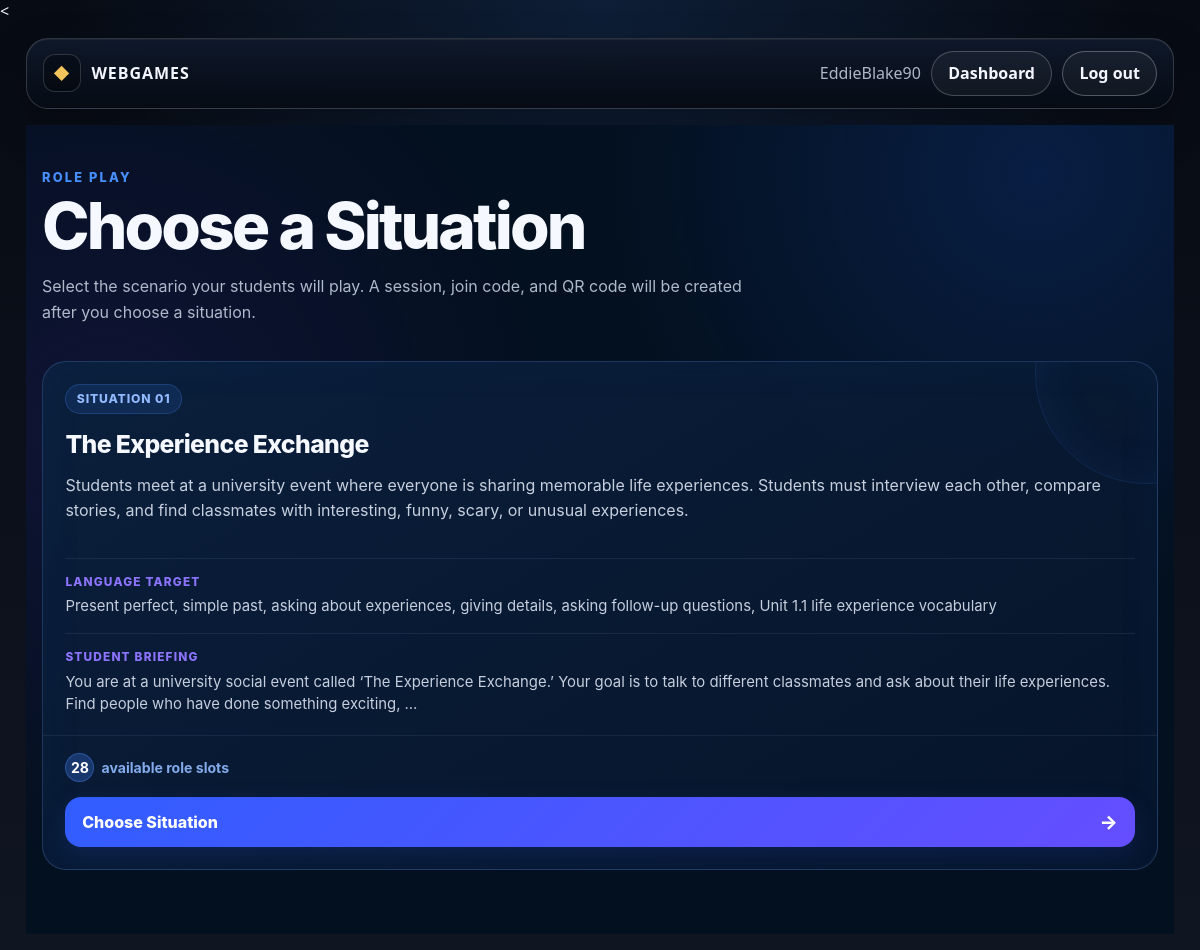
Page /sessions/create/4/ (signed in) on the earlier database version.
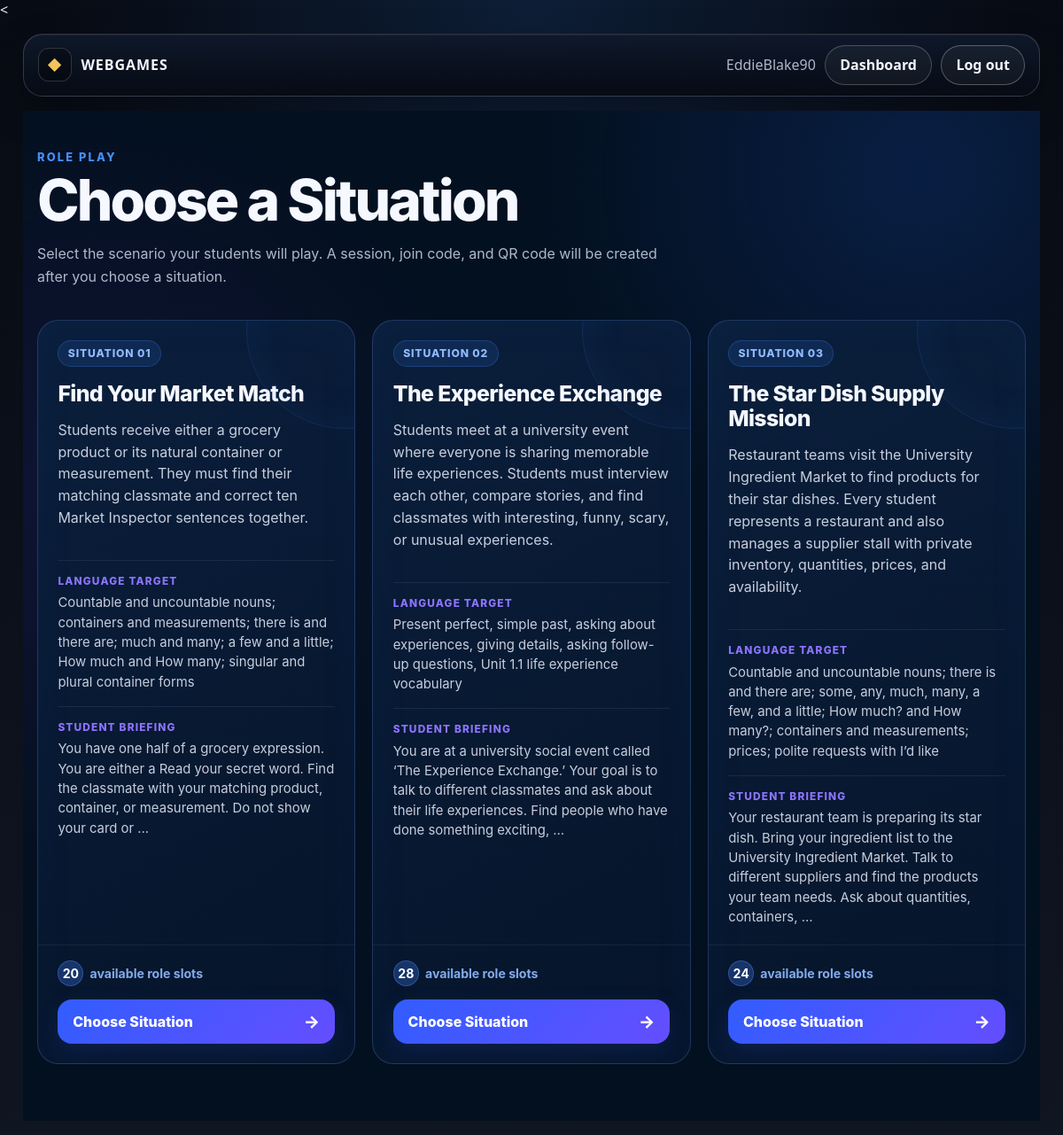
Same page on the later database version.
### accounts/models.py (models this page shows, shortened)
class User(AbstractUser):
    class Role(models.TextChoices):
        TEACHER = "TEACHER", "Teacher"
        ADMIN = "ADMIN", "Admin"
    role = models.CharField(
        max_length=20,
        choices=Role.choices,
        default=Role.TEACHER,
    )

### roleplay/models.py (models this page shows, shortened)
class RolePlaySituation(models.Model):
    title = models.CharField(max_length=150)
    slug = models.SlugField(
        max_length=160,
        unique=True,
    )
    summary = models.TextField(
        blank=True,
        help_text="Short description shown to the teacher.",
    )
    student_briefing = models.TextField(
        blank=True,
        help_text=(
            "Information every student should know before "
            "the role play begins."
        ),
    )
    teacher_notes = models.TextField(
        blank=True,
        help_text="Instructions visible only to the teacher.",
    )
    language_target = models.TextField(
        blank=True,
        help_text=(
            "Grammar, vocabulary, communicative function, "
            "or learning objective practiced in this situation."
        ),
    )
    is_active = models.BooleanField(default=True)
    created_at = models.DateTimeField(auto_now_add=True)
    updated_at = models.DateTimeField(auto_now=True)
    class Meta:
        ordering = ["title"]
    @property
    def total_role_slots(self):
        return sum(
            role.copies_available
            for role in self.roles.filter(is_active=True)
        )

class RoleCard(models.Model):
    situation = models.ForeignKey(
        RolePlaySituation,
        on_delete=models.CASCADE,
        related_name="roles",
    )
    name = models.CharField(
        max_length=120,
        help_text="Role name, e.g. Detective, Customer, Manager.",
    )
    character_name = models.CharField(
        max_length=120,
        blank=True,
        help_text="Optional character identity.",
    )
    public_description = models.TextField(
        blank=True,
        help_text=(
            "Information that is safe for the student "
            "to reveal during the activity."
        ),
    )
    private_briefing = models.TextField(
        blank=True,
        help_text="Information known only by this role.",
    )
    objective = models.TextField(
        blank=True,
        help_text="What this role is trying to accomplish.",
    )
    secret_information = models.TextField(
        blank=True,
        help_text=(
            "Optional secrets, evidence, motivations, "
            "or hidden constraints."
        ),
    )
    useful_language = models.TextField(
        blank=True,
        help_text=(
            "Optional vocabulary, sentence starters, "
            "or language support."
        ),
    )
    copies_available = models.PositiveIntegerField(
        default=1,
        help_text=(
            "How many students may receive this role "
            "during the same session."
        ),
    )
    sort_order = models.PositiveIntegerField(default=0)
    is_active = models.BooleanField(default=True)
    class Meta:
        ordering = ["sort_order", "name"]

### sessions/views.py (the view, shortened to what this page needs)
# urls.py: path("create/<int:game_id>/", views.create_session, name="create_session"),
@login_required
def create_session(request, game_id):
    game_template = get_object_or_404(
        GameTemplate,
        id=game_id,
        is_active=True,
    )
    if game_template.code == GameTemplate.GameCode.ROLE_PLAY:
        situations = (
            RolePlaySituation.objects
            .filter(is_active=True)
            .prefetch_related("roles")
            .order_by("title")
        )
        return render(
            request,
            "roleplay/select_situation.html",
            {
                "game_template": game_template,
                "situations": situations,
            },
        )

### roleplay/templates/roleplay/select_situation.html (shortened to what this page needs)
{% extends "base.html" %}
{% block content %}
<div class="rps-page">
    <main class="rps-container">
        <header>
            <div class="rps-kicker">
                Role Play
            </div>
            <h1 class="rps-title">
                Choose a Situation
            </h1>
            <p class="rps-intro">
                Select the scenario your students will play.
                A session, join code, and QR code will be created
                after you choose a situation.
            </p>
        </header>
        {% if situations %}
            <section class="rps-grid">
                {% for situation in situations %}
                    <article class="rps-card">
                        <div class="rps-card-top">
                            <span class="rps-card-index">
                                Situation {{ forloop.counter|stringformat:"02d" }}
                            </span>
                            <h2 class="rps-card-title">
                                {{ situation.title }}
                            </h2>
                            {% if situation.summary %}
                                <div class="rps-summary">
                                    {{ situation.summary }}
                                </div>
                            {% endif %}
                        </div>
                        <div class="rps-card-body">
                            {% if situation.language_target %}
                                <div class="rps-meta-block">
                                    <span class="rps-meta-label">
                                        Language Target
                                    </span>
                                    <div class="rps-meta-text">
                                        {{ situation.language_target }}
                                    </div>
                                </div>
                            {% endif %}
                            {% if situation.student_briefing %}
                                <div class="rps-meta-block">
                                    <span class="rps-meta-label">
                                        Student Briefing
                                    </span>
                                    <div class="rps-meta-text">
                                        {{ situation.student_briefing|truncatewords:32 }}
                                    </div>
                                </div>
                            {% endif %}
                        </div>
                        <footer class="rps-card-footer">
                            <div class="rps-footer-meta">
                                <div class="rps-slots">
                                    <span class="rps-slots-number">
                                        {{ situation.total_role_slots }}
                                    </span>
                                    <span>
                                        available role slots
                                    </span>
                                </div>
                            </div>
                            <form
                                class="rps-form"
                                method="post"
                            >
                                <button
                                    class="rps-button"
                                    type="submit"
                                >
                                    <span>
                                        Choose Situation
                                    </span>
                                    <span class="rps-arrow">
                                        →
                                    </span>
                                </button>
                            </form>
                        </footer>
                    </article>
                {% endfor %}
            </section>
        {% else %}
            <div class="rps-empty">
                There are currently no active role play situations.
                Create or activate a situation from the Django
                administration panel before starting a session.
            </div>
        {% endif %}
    </main>
</div>
{% endblock %}

### templates/base.html (shortened to what this page needs)
{% load static %}
<!DOCTYPE html>
<html lang="en">
<head>
<link rel="stylesheet" href="{% static 'webgames/css/app-theme.css' %}">
</head>
<body>
  <main class="fr-app-shell">
    <nav class="app-top-nav">
  <a class="app-brand" href="{% url 'games:teacher_dashboard' %}">
    <span class="app-brand-mark">◆</span>
    <span>Webgames</span>
  </a>
  <div class="app-nav-links">
        {% if user.is_authenticated %}
          <span class="fr-muted-text">
            {{ user.username }}
          </span>
          <a class="app-btn app-btn-secondary" href="{% url 'games:teacher_dashboard' %}">
  Dashboard
</a>
<a class="app-btn" href="{% url 'logout' %}">
  Log out
</a>
        {% else %}
          <a class="app-btn app-btn-primary" href="{% url 'login' %}">
  Log in
</a>
        {% endif %}
      </div>
    </nav>
    {% block content %}{% endblock %}
  </main>
</body>
</html>

### static/webgames/css/app-theme.css (style rules this page uses)
:root { --app-bg: #070b13; --app-bg-2: #101522; --app-panel: rgba(10, 17, 30, 0.94); --app-panel-soft: rgba(14, 24, 41, 0.88); --app-border: rgba(255, 255, 255, 0.16); --app-border-strong: rgba(255, 255, 255, 0.28); --app-text: #f4f6ff; --app-muted: #aeb6c9; --app-blue: #2f80ed; --app-gold: #f3c45b; --app-radius: 22px; }
* { box-sizing: border-box; }
body { min-height: 100vh; margin: 0; color: var(--app-text); font-family: system-ui, -apple-system, BlinkMacSystemFont, "Segoe UI", sans-serif; background: radial-gradient(circle at top center, rgba(47, 128, 237, 0.16), transparent 34rem), linear-gradient(180deg, var(--app-bg), var(--app-bg-2)); }
a { color: inherit; text-decoration: none; }
.fr-app-shell { width: min(1180px, 100%); margin: 0 auto; padding: 1rem; }
.app-top-nav { display: flex; justify-content: space-between; align-items: center; gap: 1rem; margin-bottom: 1rem; padding: 0.75rem 1rem; border: 1px solid var(--app-border); border-radius: var(--app-radius); background: linear-gradient(180deg, rgba(15, 25, 43, 0.96), rgba(6, 11, 20, 0.98)); box-shadow: 0 18px 44px rgba(0, 0, 0, 0.26), inset 0 1px 0 rgba(255, 255, 255, 0.06); }
.app-brand { display: flex; align-items: center; gap: 0.65rem; color: var(--app-text); font-weight: 900; letter-spacing: 0.06em; text-transform: uppercase; }
.app-brand-mark { display: grid; place-items: center; width: 38px; height: 38px; border: 1px solid rgba(255, 255, 255, 0.16); border-radius: 12px; color: var(--app-gold); background: rgba(0, 0, 0, 0.28); }
.app-nav-links { display: flex; align-items: center; gap: 0.65rem; flex-wrap: wrap; }
.fr-muted-text { color: var(--app-muted); }
.app-btn, button.app-btn, input[type="submit"].app-btn { display: inline-flex; justify-content: center; align-items: center; gap: 0.4rem; border: 1px solid var(--app-border-strong); border-radius: 999px; padding: 0.65rem 1rem; color: var(--app-text); background: rgba(255, 255, 255, 0.045); cursor: pointer; font-weight: 850; transition: transform 0.16s ease, border-color 0.16s ease, background 0.16s ease, box-shadow 0.16s ease; }
.app-btn-secondary { border-color: rgba(255, 255, 255, 0.22); }

Differences in the rows shown:
added RolePlaySituation: title "Find Your Market Match", summary "Students receive either a grocery product or its natural container or measurement. They must find their matching classmate and correct ten Market Inspector sentences together.", language_target "Countable and uncountable nouns; containers and measurements; there is and there are; much and many; a few and a little; How much and How many; singular and plural container forms", student_briefing "You have one half of a grocery expression. You are either a Read your secret word. Find the classmate with your matching product, container, or measurement. Do not show your card or …", total_role_slots "20"
added RolePlaySituation: title "The Star Dish Supply Mission", summary "Restaurant teams visit the University Ingredient Market to find products for their star dishes. Every student represents a restaurant and also manages a supplier stall with private inventory, quantities, prices, and availability.", language_target "Countable and uncountable nouns; there is and there are; some, any, much, many, a few, and a little; How much? and How many?; containers and measurements; prices; polite requests with I’d like", student_briefing "Your restaurant team is preparing its star dish. Bring your ingredient list to the University Ingredient Market. Talk to different suppliers and find the products your team needs. Ask about quantities, containers, …", total_role_slots "24"
